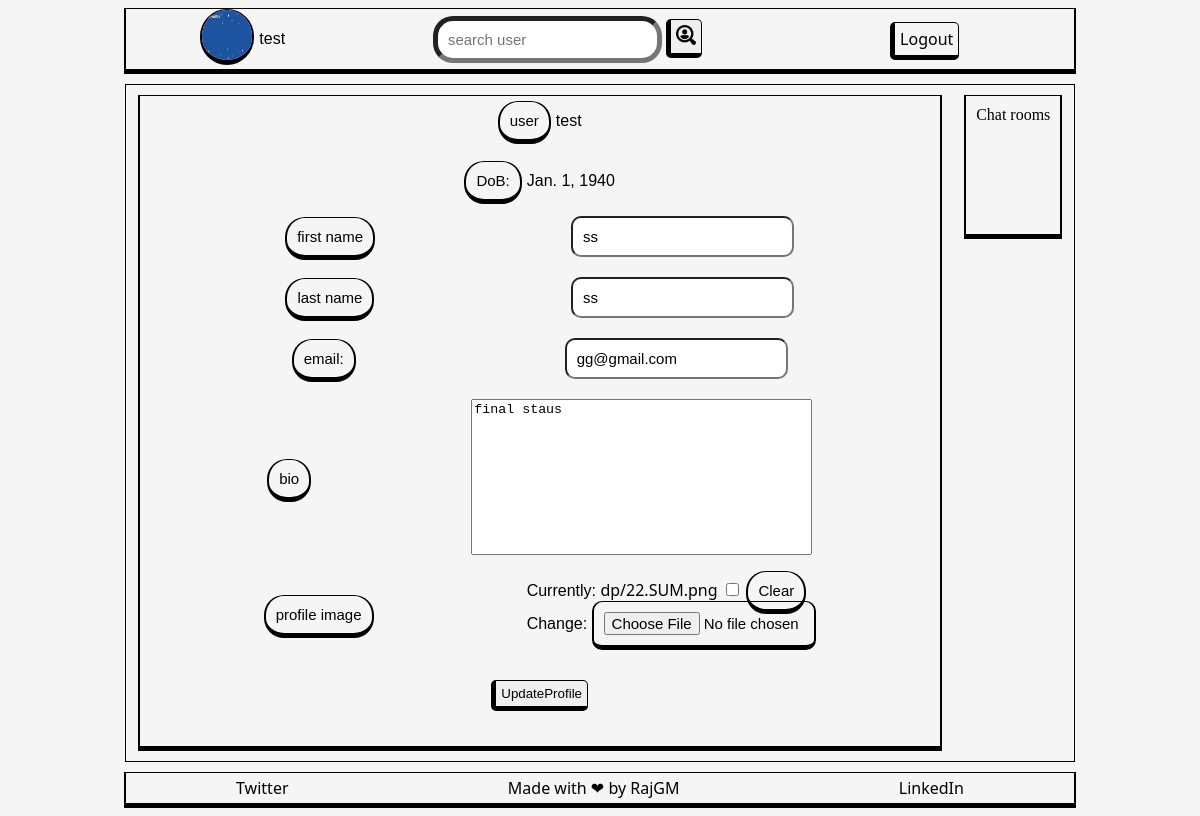
The page /profile/ (signed in) on the database as committed earlier.
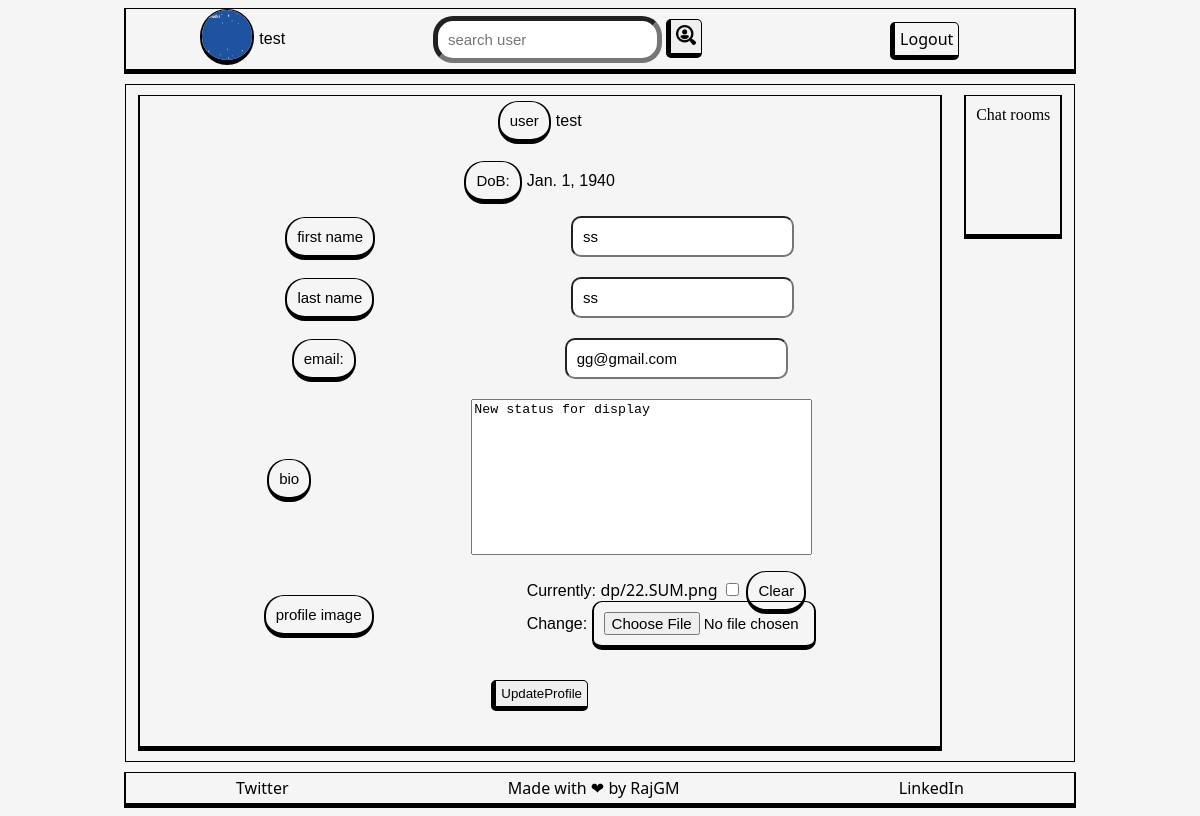
The same page on the database as committed later.
### socialmedia/models.py (models this page shows, shortened)
class AppUser(models.Model):
    user = models.OneToOneField(User, on_delete=models.CASCADE, related_name="profile")
    profileImage = models.ImageField(upload_to='dp', null=True, blank=True)
    dateOfBirth = models.DateField(null=True, blank=True)
    bio = models.CharField(max_length=400, null=True, blank=True)

### socialmedia/views.py (the view)
# urls.py: path('profile/', views.user_profile, name='user-profile'),
@login_required
def user_profile(request):
    user = request.user
    if user.is_authenticated:
        user_profile = AppUser.objects.get(user=user)
        if user_profile.profileImage:
            image_url = user_profile.profileImage.url
            old_image_url = user_profile.profileImage.path
        else:
            image_url= None
            old_image_url = None
        if request.method == "POST":
            user_form = UserFormUpdate(request.POST or None, instance=user)
            user_profile_form = UserProfileFormUpdate(request.POST or None, request.FILES, instance=user_profile, initial={})
            if user_form.is_valid() and user_profile_form.is_valid():#form validation
                user_form.save()
                if user_profile.profileImage:
                    new_image_url = user_profile.profileImage.path
                    if old_image_url==new_image_url:
                        user_profile_form.save()
                    elif old_image_url==None:
                        user_profile_form.save()
                    else:
                        os.remove(old_image_url)
                        user_profile_form.save()
                else:
                    user_profile_form.save()
                return HttpResponseRedirect('/profile')
        else:
            user_form = UserFormUpdate(instance=user)
            user_profile_form = UserProfileFormUpdate(instance=user_profile)
    else:
        return HttpResponseRedirect('/login')
    return render(request, "user_profile.html", {"user":user, "user_profile":user_profile, "img_url":image_url, "user_form":user_form, "profile_form":user_profile_form})

### socialmedia/forms.py
class UserFormUpdate(forms.ModelForm):
    email = forms.EmailField(required=False, widget=forms.TextInput(attrs={'class':'profile-update', "id":"profile-update"}), label='email:')
    first_name = forms.CharField(required=False, widget=forms.TextInput(attrs={'class':'profile-update'}), label='first name')
    last_name = forms.CharField(required=False, widget=forms.TextInput(attrs={'class':'profile-update'}), label='last name')
    class Meta:
        model = User
        fields = ('first_name', 'last_name','email')

class UserProfileFormUpdate(forms.ModelForm):
    bio = forms.CharField(required=False, widget=forms.Textarea(), label='bio')
    profileImage = forms.ImageField(label='profile image', required=False)
    class Meta:
        model = AppUser
        fields = ('bio', 'profileImage')

### socialmedia/templates/user_profile.html (shortened to what this page needs)
{% extends "./home_base.html" %}
{% block content %}
  {% if user.is_authenticated %}
    <div class="column boderDiv"  style="width: 800px; height: 650px; margin-top: 10px; margin-bottom: 10px;">
      <div class="column">
        <div class="row">
          <div >
            <label >user</label>
          </div>
          <div>
            <p>{{ user }}</p>
          </div>
        </div>
        <div class="row">
          <div >
            <label >DoB:</label>
          </div>
          <div>
            <p>{{ user_profile.dateOfBirth }}</p>
          </div>
        </div>
      </div>
      <div class="column">
        <form class="column" action="/profile/" method="post" enctype="multipart/form-data">
          <div class="cloumn" style="width: 700px;">
            {% for field in user_form %}
              <div class="row">
                <div>
                  <label >{{ field.label }}</label>
                </div>
                <div>
                  {{ field }}
                </div>
              </div>
              <div style="height: 20px;">
              </div>
            {% endfor %}
            {% for field in profile_form %}
              <div class="row">
                <div>
                  <label class="text-right middle">{{ field.label }}</label>
                </div>
                <div>
                  {{ field }}
                </div>
              </div>
              <div style="height: 20px;">
              </div>
            {% endfor %}
          </div>
          <div>
            <button type="submit" class="button" id="update-button" onclick="testClick()">UpdateProfile</button>
          </div>
        </form>
      </div>
    </div>
  {% endif%}
{% endblock %}

### socialmedia/templates/home_base.html
{% include "./header.html" %}
<body class="column">
  {% include "./nav.html" %}
  <div class="mainBody">
    <div>
      {% block content %} {% include "./home_feed.html"%} {% endblock %}
    </div>
    <div>{% block sidebar %} {% include "./sidebar.html" %} {% endblock %}</div>
  </div>
  {% include "./footer.html" %}
</body>

### socialmedia/templates/header.html (shortened to what this page needs)
<!DOCTYPE html>
<html lang="en" dir="ltr">
<head>
  {% load static %}
  <link rel="stylesheet" type="text/css" href="{% static 'css/index.css' %}" />
</head>

### socialmedia/templates/nav.html (shortened to what this page needs)
<div class="navBar boderDiv">
  {% if user.is_authenticated %}
  <div >
    {% if user_profile.profileImage %}
    <div class="row">
      <div>
        <a href="/user_home">
          <img src="{{ img_url }}" class="dp" />
        </a>
      </div>
      <div>{{ user.username }}</div>
    </div>
    {% else %}
    <div>
      <a href="/user_home">Profile</a>
    </div>
    {% endif %}
  </div>
  {% else %}
  <div class="button">
    <a href="/login">Login</a>
  </div>
  {% endif %}
  <div>
    <form class="search-bar" method="POST" action="{% url 'search-user'%}">
      <input type="search" placeholder="search user" name="q" class="searchBar" />
      <button type="submit" id="search-button" class="button">
        <img src="/static/assets/search.png" class="iconImg" />
      </button>
    </form>
  </div>
  <div class="navRightDiv">
    {% if user.is_authenticated %}
    <div >
      <a href="../logout" class="button"> Logout </a>
    </div>
    {% else %}
    <div class="button">
      <a href="/signup">Sign up</a>
    </div>
    {% endif %}
  </div>
</div>

### socialmedia/templates/sidebar.html (shortened to what this page needs)
<div class="sideBar boderDiv">
{% if user.is_authenticated %}
    <div >
      <div>Chat rooms </div>
        <div class="chatRoomList">
      </div>
    </div>
  {% else %}
    <div id="centerText">
      <p>LogIN to access</p>
      <p>To</p>
      <p>ChatBox</p>
    </div>
  {% endif %}
</div>

### socialmedia/templates/footer.html
<div class="footerBar boderDiv">
  <div >
    <div >
      <a href="https://twitter.com/RajGM_Hacks/">Twitter</a>
    </div>
  </div>
  <div >
    <div >
      <a href="https://www.linkedin.com/in/rajgm29/">Made with ❤ by RajGM</a>
    </div>
  </div>
  <div >
    <div >
      <a href="https://www.linkedin.com/in/rajgm29/">LinkedIn</a>
    </div>
  </div>
</div>

### socialmedia/static/css/index.css (style rules this page uses)
body { background-color: whitesmoke; }
.navBar { width: 80%; height: 60px; display: flex; flex-direction: row; justify-content: space-around; align-items: center; }
.iconImg { height: 20px; width: 20px; }
.dp { height: 50px; width: 50px; border-radius: 50px; border-top: 1px solid black; border-left: 2px solid black; border-right: 2px solid black; border-bottom: 5px solid black; }
.navRightDiv { display: flex; flex-direction: row; justify-content: space-around; align-items: center; width: 150px; }
.button { padding:5px; border-radius: 5px; text-decoration: none; border: 1px solid black; border-left: 5px solid black; border-bottom: 5px solid black; }
.column { display: flex; flex-direction: column; align-items: center; gap: 10px; }
.searchBar { border-width: 5px; border-radius: 20px; }
.footerBar { height: 30px; width: 80%; display: flex; flex-direction: row; justify-content: space-around; align-items: center; }
.boderDiv { border-top: 1px solid black; border-left: 2px solid black; border-right: 2px solid black; border-bottom: 5px solid black; }
a { text-decoration: none; color: black; font-family: 'Segoe UI', Tahoma, Geneva, Verdana, sans-serif; }
.mainBody { width: 80%; display: flex; flex-direction: row; justify-content: space-around; border: 1px solid black; }
.sideBar { display: flex; flex-direction: column; margin-top: 10px; padding: 10px; margin-bottom: 10px; }
.row { display: flex; flex-direction: row; justify-content: space-around; align-items: center; gap: 5px; font-family: 'Lucida Sans', 'Lucida Sans Regular', 'Lucida Grande', 'Lucida Sans Unicode', Geneva, Verdana, sans-serif; }
.chatRoomList { display: flex; flex-direction: column; min-height: 100px; justify-content: center; font-size: 15px; gap:10px; font-family:'Lucida Sans', 'Lucida Sans Regular', 'Lucida Grande', 'Lucida Sans Unicode', Geneva, Verdana, sans-serif; }
input { padding: 10px; border-radius: 10px; font-size: 15px; }
input[type="file"] { width: 200px; padding: 10px; font-size: 15px; border-top: 1px solid black; border-left: 2px solid black; border-right: 2px solid black; border-bottom: 5px solid black; }
label { padding: 10px; font-size: 15px; border-radius: 20px; font-family: 'Gill Sans', 'Gill Sans MT', Calibri, 'Trebuchet MS', sans-serif; border-top: 1px solid black; border-left: 2px solid black; border-right: 2px solid black; border-bottom: 5px solid black; }
textarea { resize: none; }

Rows that differ between the two databases and show on the page:
changed AppUser: bio "final staus" → "New status for display"
